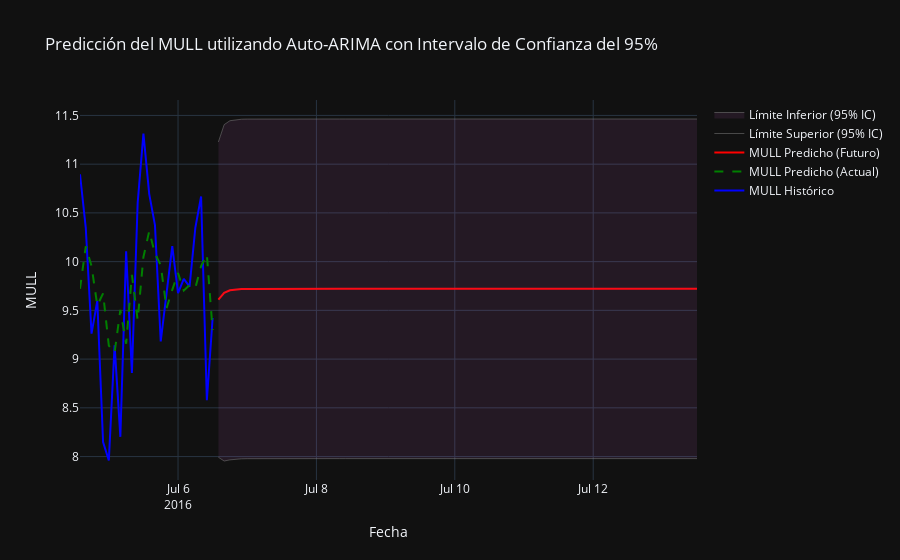

The notebook cell this image was saved under:
### Code cell
import numpy as np
import pandas as pd
import plotly.graph_objects as go
from pmdarima import auto_arima  # Importamos auto_arima
from statsmodels.tsa.stattools import adfuller
from sklearn.metrics import mean_squared_error
from math import sqrt
import warnings
warnings.filterwarnings("ignore")
from datetime import datetime, timedelta

# Cargar datos
data = pd.read_csv("https://huggingface.co/datasets/pkr7098/time-series-forecasting-datasets/resolve/main/ETTh2.csv")
data['date'] = pd.to_datetime(data['date'])
data = data.head(168)
data.set_index('date', inplace=True)
data_2h = data.resample('2H').mean()
hull_data = data_2h[['MULL']].dropna()  # Usamos MULL como en el código anterior

# Split the data into training and test sets (80% train, 20% test)
total_rows = len(hull_data)
train_size = int(total_rows * 0.8)
test_size = total_rows - train_size
train = hull_data['MULL'][:train_size]
test = hull_data['MULL'][train_size:]

# Stationarity Testing (Dickey-Fuller)
def dickey_fuller_test(series, column_name):
    print(f'Resultados de la prueba de Dickey-Fuller para columna: {column_name}')
    dftest = adfuller(series, autolag='AIC')
    dfoutput = pd.Series(dftest[0:4], index=['Test Statistic', 'p-value', 'No Lags Used', 'Número de observaciones utilizadas'])
    for key, value in dftest[4].items():
        dfoutput[f'Critical Value ({key})'] = value
    print(dfoutput)
    if dftest[1] <= 0.05:
        print("Conclusión: Los datos son estacionarios")
    else:
        print("Conclusión: Los datos no son estacionarios")
    return dftest[1]

# Get p-value from test
p_value = dickey_fuller_test(train, "MULL")

# Use the last two days (24 points at 2-hour intervals) for modeling
last_two_days = train[-24:]

# Fit auto_arima model - Optimiza automáticamente p, d, q
model = auto_arima(last_two_days, 
                   seasonal=False,  # No asumimos estacionalidad
                   start_p=0, start_q=0, max_p=5, max_q=5,  # Límites para p y q
                   d=None,  # Deja que auto_arima determine d, pero sabemos que es estacionaria
                   trace=True,  # Muestra el proceso de selección
                   error_action='ignore', 
                   suppress_warnings=True)
model_fit = model.fit(last_two_days)

# Forecast for one week (7 days = 7 * 12 = 84 data points at 2-hour intervals)
forecast_steps = 84
forecast = model.predict(n_periods=forecast_steps)

# Confidence intervals from the fitted model
forecast_obj = model_fit.predict(n_periods=forecast_steps, return_conf_int=True)
forecast, conf_int = forecast_obj[0], forecast_obj[1]
ci_lower = conf_int[:, 0]  # Límite inferior
ci_upper = conf_int[:, 1]  # Límite superior

# Create a date range for the forecast
last_date = last_two_days.index[-1]
forecast_dates = pd.date_range(start=last_date + timedelta(hours=2), periods=forecast_steps, freq='2H')

# Create a DataFrame for the forecast with confidence intervals
forecast_ci_df = pd.DataFrame({
    'MULL_Predicho': forecast,
    'CI_Lower': ci_lower,
    'CI_Upper': ci_upper
}, index=forecast_dates)

# Combine historical and forecast data
historical_pred_df = pd.DataFrame({
    'MULL_Historico': last_two_days,
    'MULL_Predicho': model.predict_in_sample()  # Predicciones en la muestra
})

combined_df = pd.concat([historical_pred_df, forecast_ci_df], axis=0)

# Visualize the results
fig = go.Figure()

# Add historical values
fig.add_trace(go.Scatter(
    x=combined_df.index,
    y=combined_df['MULL_Historico'],
    mode='lines',
    name='MULL Histórico',
    line=dict(color='blue')
))

# Add predicted values for historical data
fig.add_trace(go.Scatter(
    x=combined_df.index[:len(last_two_days)],
    y=combined_df['MULL_Predicho'][:len(last_two_days)],
    mode='lines',
    name='MULL Predicho (Actual)',
    line=dict(color='green', dash='dash')
))

# Add future forecast
fig.add_trace(go.Scatter(
    x=forecast_ci_df.index,
    y=forecast_ci_df['MULL_Predicho'],
    mode='lines',
    name='MULL Predicho (Futuro)',
    line=dict(color='red')
))

# Add 95% confidence interval
fig.add_trace(go.Scatter(
    x=forecast_ci_df.index,
    y=forecast_ci_df['CI_Upper'],
    mode='lines',
    name='Límite Superior (95% IC)',
    line=dict(color='gray', width=0.5)
))

fig.add_trace(go.Scatter(
    x=forecast_ci_df.index,
    y=forecast_ci_df['CI_Lower'],
    mode='lines',
    name='Límite Inferior (95% IC)',
    line=dict(color='gray', width=0.5),
    fill='tonexty',
    fillcolor='rgba(200, 100, 200, 0.1)'
))

# Customize the plot
fig.update_layout(
    title='Predicción del MULL utilizando Auto-ARIMA con Intervalo de Confianza del 95%',
    xaxis_title='Fecha',
    yaxis_title='MULL',
    hovermode='x unified',
    template="plotly_dark",
    showlegend=True
)

# Show the plot
fig.show()

# Calculate error metrics on the test set
pred_test = model.predict(n_periods=len(test))
rmse = sqrt(mean_squared_error(test, pred_test))
mae = np.mean(np.abs(test - pred_test))
print(f"RMSE on test set: {rmse}")
print(f"MAE on test set: {mae}")

# Naive forecast: Use the last value of the training set for all test predictions
naive_forecast = np.full_like(test, test.iloc[0])

# Calculate error metrics for the naive forecast
rmse_naive = sqrt(mean_squared_error(test, naive_forecast))
mae_naive = np.mean(np.abs(test - naive_forecast))

print(f"Naive Forecast RMSE: {rmse_naive}")
print(f"Naive Forecast MAE: {mae_naive}")

# Print maximum and minimum of the series
print(f"Máximo: {hull_data['MULL'].max()}")
print(f"Mínimo: {hull_data['MULL'].min()}")

# Mostrar el orden seleccionado por auto_arima
print(f"Orden ARIMA seleccionado: {model.order}")
